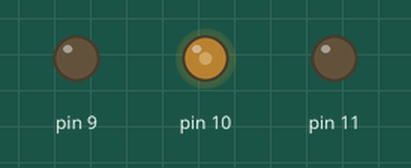
The sketch below on a simulated Arduino Uno, built with avr-gcc and run on an emulated ATmega328P. On the bench: output pins drawn as LEDs (lit = HIGH).

Above: at 0.1 s.
Timing chart, 0 to 1.6 s (numbered marks = the images above):
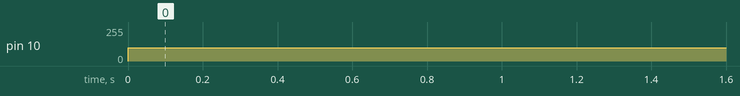

The sketch:

RGB_Led.ino
```cpp
void setup() {
  // put your setup code here, to run once:
  pinMode(9,OUTPUT);
  pinMode(10,OUTPUT);
  pinMode(11,OUTPUT);
}

void loop() {
  // put your main code here, to run repeatedly:
    analogWrite(9,0); //Green
    analogWrite(10,100);  //Blue
    analogWrite(11,0);  //Red
}
```

Measured:
- by itself, pin 10: 0/255 → 100/255 at 0.00 s
